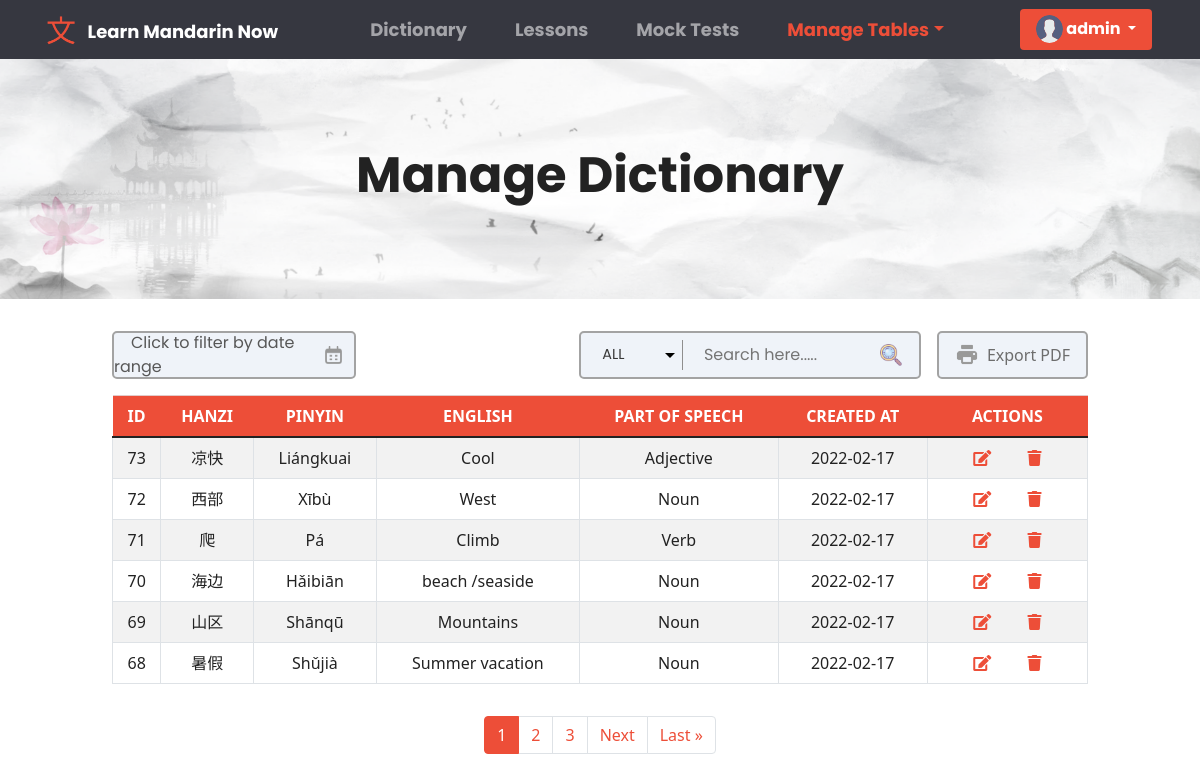
Screenshot of /superuser/dictionary/ (signed in) with the database file from the repository.
### base/models.py (models this page shows, shortened)
class User(AbstractUser):
    fname = models.CharField(max_length=200, null=True)
    lname = models.CharField(max_length=200, null=True)
    email = models.EmailField(unique = True, null=True)
    bio = models.TextField(null=True)
    avatar = models.ImageField(null=True, default="avatar.svg")
    REQUIRED_FIELDS = []
    class Meta:
        ordering = ['username']

class DictionaryList(models.Model):
    hanzi = models.CharField(max_length=200, null=True)
    pinyin = models.CharField(max_length=200, null=True)
    english = models.CharField(max_length=200, null=True)
    part_of_speech = models.ForeignKey(SpeechList, on_delete=models.SET_NULL, null=True)
    definition = models.TextField(null=True, blank=True)
    sentence = models.CharField(max_length=200, null=True)
    translation = models.CharField(max_length=200, null=True)
    updated = models.DateTimeField(auto_now=True)
    created = models.DateTimeField(auto_now_add=True)
    class Meta:
        ordering = ['-updated', '-created']

class SpeechList(models.Model):
    speech = models.CharField(max_length=200)
    def __str__(self):
        return self.speech

### base/views.py (the view, shortened to what this page needs)
# urls.py: path('superuser/dictionary/', views.AdminDictionaryTable, name = 'superuser-dictionary'),
@login_required(login_url='anonymous')
def AdminDictionaryTable(request):
    pageTable = "Manage Dictionary"
    if request.user.is_authenticated and not request.user.is_staff:
        messages.warning(request, "Access denied, 403 forbidden page!")
        return redirect('dictionary')
    search =  request.GET.get('search') if request.GET.get('search') != None else ''
    dict_list = DictionaryList.objects.filter(
        Q(pinyin__icontains = search) |
        Q(hanzi__icontains = search) |
        Q(english__icontains = search) |
        Q(part_of_speech__speech__icontains = search)
        )
    p = Paginator(dict_list, 6)
    page = request.GET.get('page')
    dict_list = p.get_page(page)
    context = {
        'table_data': dict_list,
        'pageTable' : pageTable,
        'search' : search
    }
    return render(request,'tables.html', context)

### templates/tables.html (shortened to what this page needs)
{% extends 'main.html' %} {% block content %} {% load static %}
<link rel="stylesheet" href="{% static 'css/tables.css' %}" />
<link rel="stylesheet" href="{% static 'css/dictionaryAdd_Edit.css' %}" />
<link rel="stylesheet" href="{% static 'css/table.css' %}" />
<div class="container-fluid">
  <div class="row" id="dictionary_header">
    <h1 class="text-center" id="head_Text">{{pageTable}}</h1>
  </div>
  <div class="row justify-content-center">
    <div class="col col-lg-10 col-sm-12">
      {% if pageTable == "Manage Dictionary" %}
      {% include 'tabledictionary.html' %}
      {% endif %}
    </div>
  </div>
</div>
<div class="row justify-content-center">
  <div class="col col-lg-6">
      <ul class="pagination justify-content-center">
        <div class="pagination px-3 py-3">
          {% for i in table_data.paginator.page_range %}
          {% if table_data.number == i %}
          <li class="page-item active"><a class="page-link" href="?page={{i}}">{{i}}</a></li>
          {% elif i > table_data.number|add:'-3' and i < table_data.number|add:'3' %}
          <li class="page-item"><a class="page-link" href="?page={{i}}">{{i}}</a></li>
          {% endif %}
          {% endfor %}
          {% if table_data.has_next %}
          <li class="page-item"><a class="page-link" href="?search={{search}}&page={{table_data.next_page_number}}">Next</a></li>
          <li class="page-item"><a class="page-link" href="?search={{search}}&page={{ table_data.paginator.num_pages  }}">Last &raquo</a></li>
          {% endif %}
      </ul>
  </div>
</div>
{% endblock content %}

### templates/navbar.html (shortened to what this page needs)
{% load static %}
<link rel="stylesheet" href="{% static 'css/navbar.css' %}" />
<nav class="navbar navbar-expand-lg navbar-dark" id="navbar_header">
  <div class="container-fluid">
    <img src="{% static 'images/navbar_logo.png' %}" id="navbar_logo">
    <a class="navbar-brand" href="{% url 'dictionary' %}" id="logo_text">Learn Mandarin Now</a>
    <div class="collapse navbar-collapse" id="navbarColor02">
      <ul class="navbar-nav me-auto navbar_menuChouce">
        <li class="nav-item">
          <a class="nav-link navigation_choices" href="{% url 'dictionary' %}"
             id="dictionary_page">Dictionary
          </a>
        </li>
        <li class="nav-item">
          <a class="nav-link navigation_choices" href="{% url 'lessons' %}" id="lesson_page">Lessons</a>
        </li>
        <li class="nav-item">
          <a class="nav-link navigation_choices" href="{% url 'mocktest' %}" id="mocktest_page">Mock Tests</a>
        </li>
        {% if request.user.is_authenticated and request.user.is_staff %}
        <li class="nav-item dropdown">
          <a
            class="nav-link dropdown-toggle navigation_choices"
            data-bs-toggle="dropdown"
            href="#"
            role="button"
            aria-haspopup="true"
            aria-expanded="false"
             id="Manage_table">Manage Tables</a
          >
        </li>
        {% endif %}
      </ul>
      <div class="d-flex">
        {% if request.user.is_authenticated %}
        <div class="dropdown">
          <button
            class="btn btn-primary dropdown-toggle button_profile" id="test"
            type="button"
            id="dropdownMenuButton1"
            data-bs-toggle="dropdown"
            aria-expanded="false"
          >
            <img
              class="rounded-circle"
              src="{{request.user.avatar.url}}"
              alt="profile"
              style="height: 1.7rem; width: 1.7rem; margin-bottom: 1px"
            />
            {{request.user.username}}
          </button>
        </div>
        {% endif %}
      </div>
    </div>
  </div>
</nav>

### templates/tabledictionary.html (shortened to what this page needs)
  {% load static %}
  <link rel="stylesheet" type="text/css" href="https://cdn.jsdelivr.net/npm/daterangepicker/daterangepicker.css" />
<div id="reportrange">
  <span id="span_edit">Click to filter by date range</span>
  <img src="{% static 'images/calendar_inq.png' %}">
</div>
<div id="export_container" class="export_pdf_btn">
  <img src="{% static 'images/export.png' %}">
  Export PDF
</div>
<div id="search_inp">
  <select id="filter_category">
      <option value="ALL" selected>ALL</option>
  </select>
  <input type="text" placeholder="Search here....." id="search_Dictionary">
  <img src="{% static  'images/search_gif.gif' %}">
</div>
<table
  class="table table-hover table-striped table-responsive table-bordered overflow-auto table_id" id="table_dictionary"
>
  <thead>
    <tr class="table-primary">
      <th scope="col">ID</th>
      <th scope="col">HANZI</th>
      <th scope="col">PINYIN</th>
      <th scope="col">ENGLISH</th>
      <th scope="col">PART OF SPEECH</th>
      <th scope="col">CREATED AT</th>
      <th scope="col">ACTIONS</th>
    </tr>
  </thead>
  <tbody>
    {% for word in table_data %}
    <tr id="tr_Search">
      <td scope="row">{{word.id}}</td>
      <td class="text-capitalize">{{word.hanzi}}</td>
      <td class="text-capitalize">{{word.pinyin}}</td>
      <td>{{ word.english }}</td>
      <td>{{ word.part_of_speech }}</td>
      <td>{{ word.created|date:'Y-m-d' }}</td>
      <td class="text-center">
        <a href="{% url 'superuser-edit-word' word.id %}"
          ><i class="fas fa-edit px-3"></i
        ></a>
        <a href="#" onclick="showDeleteModal('modal_dictionary' , '{{word.id}}')"
          ><i class="fas fa-trash px-3"></i
        ></a>
      </td>
    </tr>
    {% endfor %}
  </tbody>
</table>

### static/css/navbar.css (style rules this page uses)
#test { font-family: 'Poppins', sans-serif; }
#navbar_header { background-color: #363740; padding-right: 3%; }
.navbar_menuChouce { margin: 0% auto; }
#navbar_logo { height: 4vh; margin-right: 1%; margin-left: 3%; width: auto; }
#logo_text { font-family: 'Poppins', sans-serif; text-transform: capitalize; }
.button_profile { border: none; }
.navigation_choices { font-family: 'Poppins', sans-serif; margin: 0% 1rem; }

### static/css/tables.css (style rules this page uses)
table thead tr th { color: #fff; }

### static/css/dictionaryAdd_Edit.css (style rules this page uses)
#dictionary_header { height: 30vh; margin-bottom: 2rem; display: flex; align-items: center; justify-content: center; background-image: url(../../static/images/dictionary_headerBg.png); background-position: bottom center; background-repeat: no-repeat; background-size: cover; }

### static/css/table.css (style rules this page uses)
#head_Text { font-size: 3.1rem; font-family: 'Poppins', sans-serif; font-weight: bold; }
#search_inp { float: right; height: 6vh; width: 35%; background-color: #EFF3F9; border: 2px solid rgb(163, 163, 163); border-radius: 5px; display: flex; align-items: center; justify-content: space-between; margin-bottom: 1rem; }
#search_inp img { height: 50%; width: auto; margin-right: 5%; }
#search_inp input { height: auto; background-color: transparent; outline: none; width: 50%; border: none; color:rgb(56, 56, 56); box-shadow: 0px 0px 0px; font-family: 'Poppins', sans-serif; font-size: 2vh; text-indent: 5px; border-radius: 5px; }
#search_inp select { height: 70%; background-color: #EFF3F9; width: 30%; color:rgb(56, 56, 56); border: none; outline: none; border-right: 1px solid rgb(143, 142, 142); box-shadow: 0px 0px 0px; font-family: 'Poppins', sans-serif; font-size: 1.8vh; text-indent: 5px; border-top-left-radius: 5px; border-bottom-left-radius: 5px; -webkit-appearance: none; -moz-appearance: none; background-repeat: no-repeat; background-position-x: 100%; background-position-y: 50%; padding-right: 2rem; padding-left: 1rem; }
.table_id th { border: none; text-align: center; }
.table_id tr td { text-align: center; }
#reportrange { float: left; height: 6vh; width: 25%; background-color: #EFF3F9; border: 2px solid rgb(163, 163, 163); border-radius: 5px; display: flex; align-items: center; justify-content: space-between; }
#reportrange span { height: 100%; border: none; width: 80%; font-family: 'Poppins', sans-serif; font-size: 2vh; text-indent: 17px; color: #575757; display: flex; align-items: center; }
#reportrange img { height: 40%; margin-right: 5%; width: auto; }
#export_container { display: flex; align-items: center; justify-content: center; margin-left: 1rem; height: 6vh; float: right; width: auto; padding: 0 1rem; font-size: 1rem; color:rgb(109, 109, 109); background-color: #EFF3F9; border: 2px solid rgb(163, 163, 163); border-radius: 5px; }
#export_container img { height: 3vh; width: auto; margin-right: .5rem; }

### templates/main.html (style rules this page uses)
* { box-sizing: border-box; }
img { -webkit-user-drag: none; -khtml-user-drag: none; -moz-user-drag: none; -o-user-drag: none; object-fit: cover; }

### rows the page displays
User: user.avatar (placeholder picture), user.username "admin"
DictionaryList: id "73", hanzi "凉快", pinyin "Liángkuai", english "Cool", part_of_speech "Adjective", created "2022-02-17"
DictionaryList: id "72", hanzi "西部", pinyin "Xībù", english "West", part_of_speech "Noun", created "2022-02-17"
DictionaryList: id "71", hanzi "爬", pinyin "Pá", english "Climb", part_of_speech "Verb", created "2022-02-17"
DictionaryList: id "70", hanzi "海边", pinyin "Hǎibiān", english "beach /seaside", part_of_speech "Noun", created "2022-02-17"
DictionaryList: id "69", hanzi "山区", pinyin "Shānqū", english "Mountains", part_of_speech "Noun", created "2022-02-17"
DictionaryList: id "68", hanzi "暑假", pinyin "Shǔjià", english "Summer vacation", part_of_speech "Noun", created "2022-02-17"

### other values shown
{{ pageTable }} "Manage Dictionary"
{{ i }} "1"
{{ i }} "2" "3"
